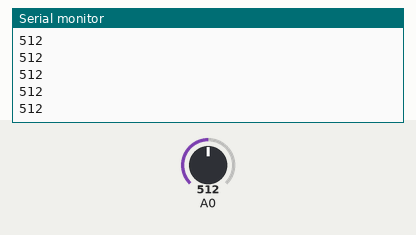
A sketch run on a simulated Arduino Uno, built with avr-gcc and run on an emulated ATmega328P. Shown: the last lines printed to the serial monitor. The inputs (shaded band) are chosen by the test bench; at power-on: A0 = 512.

Above: at 1.2 s.
1.3 s: A0 set to 716
At 1.32 s:
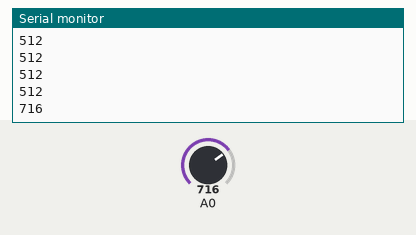
2.8 s: A0 set to 900
At 2.83 s:
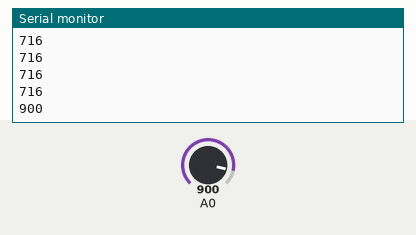
Timing chart, 0 to 5.8 s (numbered marks = the images above; inputs shaded):
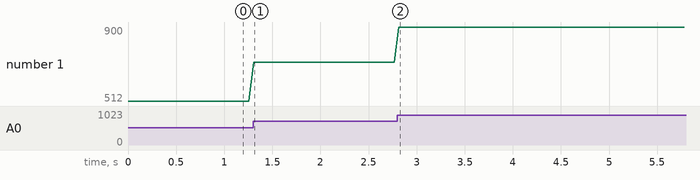

The sketch:

sensorSonidoBasic.ino
```cpp
int rango= 300;
int vol;

void setup() {
  Serial.begin(9600);

}

void loop() {

  vol= analogRead(A0);

  Serial.println(vol);
  delay(50);
}
```

Measured:
- after the input at 1.3 s, the serial monitor: prints a new line at once (image 1)
- after the input at 2.8 s, the serial monitor: prints a new line at once (image 2)
- plotted number 1: 512 → 716 after the input at 1.3 s, 716 → 900 after the input at 2.8 s
